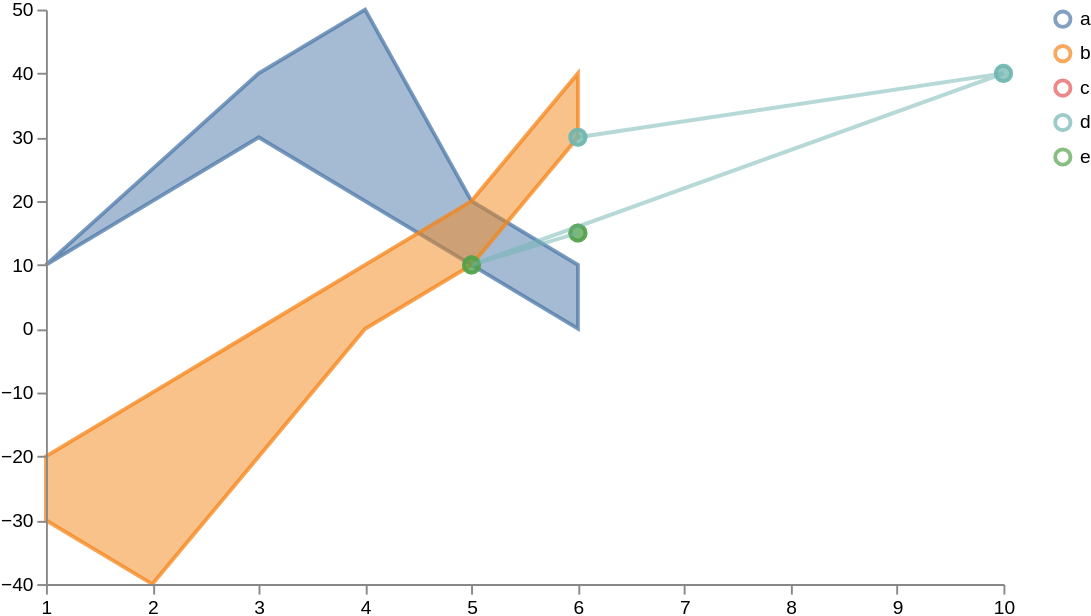

Here is the Vega-Lite specification saved for this chart:
### Vega specification from a JSON file in a GitHub repository (floating-point values rounded to 4 significant figures)
{"$schema": "https://vega.github.io/schema/vega/v5.json", "width": 500, "height": 300, "scales": [{"name": "xscale", "type": "linear", "range": "width", "zero": false, "domain": {"fields": [{"data": "distributions", "field": "time"}, {"data": "tracks", "field": "time"}, {"data": "points", "field": "time"}]}}, {"name": "yscale", "type": "linear", "range": "height", "nice": true, "zero": true, "domain": {"fields": [{"data": "distributions", "field": "lower"}, {"data": "distributions", "field": "upper"}, {"data": "tracks", "field": "value"}, {"data": "points", "field": "value"}]}}, {"name": "color", "type": "ordinal", "range": "category", "domain": {"fields": [{"data": "distributions", "field": "trajectory"}, {"data": "tracks", "field": "trajectory"}, {"data": "points", "field": "trajectory"}]}}], "axes": [{"orient": "bottom", "scale": "xscale", "zindex": 100}, {"orient": "left", "scale": "yscale", "zindex": 100}], "signals": [{"name": "clear", "value": true, "on": [{"events": "mouseup[!event.item]", "update": "true", "force": true}]}, {"name": "shift", "value": false, "on": [{"events": "@legendSymbol:click, @legendLabel:click", "update": "event.shiftKey", "force": true}]}, {"name": "clicked", "value": null, "on": [{"events": "@legendSymbol:click, @legendLabel:click", "update": "{value: datum.value}", "force": true}]}], "legends": [{"stroke": "color", "encode": {"symbols": {"name": "legendSymbol", "interactive": true, "update": {"fill": {"value": "transparent"}, "strokeWidth": {"value": 2}, "opacity": [{"test": "!length(data('selected')) || indata('selected', 'value', datum.value)", "value": 0.7}, {"value": 0.15}], "size": {"value": 64}}}, "labels": {"name": "legendLabel", "interactive": true, "update": {"opacity": [{"test": "!length(data('selected')) || indata('selected', 'value', datum.value)", "value": 1}, {"value": 0.25}]}}}}], "marks": [{"type": "group", "zindex": 3, "from": {"facet": {"name": "points_split", "data": "points", "groupby": "trajectory"}}, "marks": [{"type": "symbol", "name": "_points", "from": {"data": "points"}, "zindex": 3, "encode": {"update": {"x": {"scale": "xscale", "field": "time"}, "y": {"scale": "yscale", "field": "value"}, "strokeWidth": {"value": 2}, "fill": {"scale": "color", "field": "trajectory"}, "stroke": {"scale": "color", "field": "trajectory"}, "fillOpacity": [{"test": "!length(data('selected')) || indata('selected', 'value', datum.trajectory)", "value": 0.5}, {"value": 0.15}], "strokeOpacity": [{"test": "!length(data('selected')) || indata('selected', 'value', datum.trajectory)", "value": 0.75}, {"value": 0.15}]}, "hover": {"fillOpacity": {"value": 0.9}}}}, {"type": "line", "name": "_points_line", "from": {"data": "points"}, "zindex": 3, "encode": {"update": {"x": {"scale": "xscale", "field": "time"}, "y": {"scale": "yscale", "field": "value"}, "strokeWidth": {"value": 2}, "stroke": {"scale": "color", "field": "trajectory"}, "interpolate": {"value": "linear"}, "strokeOpacity": [{"test": "!length(data('selected')) || indata('selected', 'value', datum.trajectory)", "value": 0.3}, {"value": 0.1}]}, "hover": {"fillOpacity": {"value": 0.9}}}}]}, {"type": "group", "name": "_tracks", "zindex": 2, "from": {"facet": {"name": "track_split", "data": "tracks", "groupby": "trajectory"}}, "marks": [{"type": "line", "name": "_tracks", "from": {"data": "track_split"}, "encode": {"update": {"x": {"scale": "xscale", "field": "time"}, "y": {"scale": "yscale", "field": "value"}, "strokeWidth": {"value": 2}, "stroke": {"scale": "color", "field": "trajectory"}, "interpolate": {"value": "linear"}, "strokeOpacity": [{"test": "!length(data('selected')) || indata('selected', 'value', datum.trajectory)", "value": 0.75}, {"value": 0.15}]}, "hover": {"fillOpacity": {"value": 0.9}}}}]}, {"type": "group", "name": "_distributions", "zindex": 1, "from": {"facet": {"name": "trajectory_split", "data": "distributions", "groupby": "trajectory"}}, "marks": [{"type": "area", "from": {"data": "trajectory_split"}, "encode": {"update": {"x": {"scale": "xscale", "field": "time"}, "y": {"scale": "yscale", "field": "upper"}, "y2": {"scale": "yscale", "field": "lower"}, "interpolate": {"value": "linear"}, "strokeWidth": {"value": 2}, "fill": {"scale": "color", "field": "trajectory"}, "stroke": {"scale": "color", "field": "trajectory"}, "fillOpacity": [{"test": "!length(data('selected')) || indata('selected', 'value', datum.trajectory)", "value": 0.5}, {"value": 0.15}], "strokeOpacity": [{"test": "!length(data('selected')) || indata('selected', 'value', datum.trajectory)", "value": 0.75}, {"value": 0.15}]}, "hover": {"fillOpacity": {"value": 0.9}}}}]}], "data": [{"name": "distributions", "values": [{"time": 1, "upper": 10, "lower": 10, "trajectory": "a"}, {"time": 2, "upper": 20, "lower": 25, "trajectory": "a"}, {"time": 3, "upper": 30, "lower": 40, "trajectory": "a"}, {"time": 4, "upper": 20, "lower": 50, "trajectory": "a"}, {"time": 5, "upper": 10, "lower": 20, "trajectory": "a"}, {"time": 6, "upper": 0, "lower": 10, "trajectory": "a"}, {"time": 1, "upper": -30, "lower": -20, "trajectory": "b"}, {"time": 2, "upper": -40, "lower": -10, "trajectory": "b"}, {"time": 3, "upper": -20, "lower": 0, "trajectory": "b"}, {"time": 4, "upper": 0, "lower": 10, "trajectory": "b"}, {"time": 5, "upper": 10, "lower": 20, "trajectory": "b"}, {"time": 6, "upper": 30, "lower": 40, "trajectory": "b"}]}, {"name": "tracks", "values": [{"time": 6, "value": 30, "trajectory": "c"}, {"time": 6, "value": 30, "trajectory": "d"}]}, {"name": "points", "values": [{"time": 6, "value": 30, "trajectory": "d"}, {"time": 10, "value": 40, "trajectory": "d"}, {"time": 5, "value": 10, "trajectory": "e"}, {"time": 6, "value": 15, "trajectory": "e"}]}, {"name": "selected", "on": [{"trigger": "clear", "remove": true}, {"trigger": "!shift", "remove": true}, {"trigger": "!shift && clicked", "insert": "clicked"}, {"trigger": "shift && clicked", "toggle": "clicked"}]}]}
